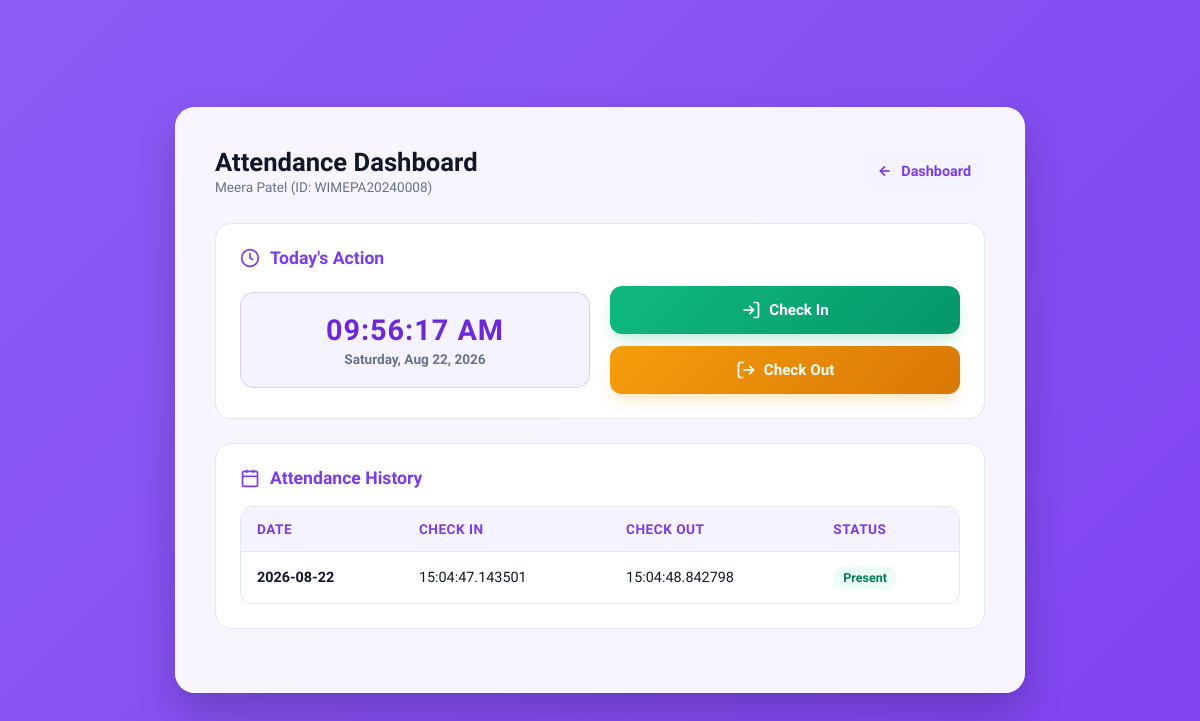
/attendance/WIMEPA20240008, run on the app's committed database.
### app.py (models this page shows)
class User(db.Model):
    id = db.Column(db.Integer, primary_key=True)
    company_name = db.Column(db.String(100), nullable=False)
    employee_id = db.Column(db.String(50), nullable=False, unique=True)
    name = db.Column(db.String(100), nullable=False)
    email = db.Column(db.String(120), nullable=False, unique=True)
    phone = db.Column(db.String(20), nullable=False)
    role = db.Column(db.String(20), nullable=False)  # employee / hr
    password = db.Column(db.String(255), nullable=False)

class Attendance(db.Model):
    id = db.Column(db.Integer, primary_key=True)
    user_id = db.Column(
        db.Integer,
        db.ForeignKey("user.id"),
        nullable=False
    )
    date = db.Column(
        db.Date,
        nullable=False
    )
    check_in = db.Column(db.Time)
    check_out = db.Column(db.Time)
    status = db.Column(
        db.String(20),
        nullable=False,
        default="Present"
    )

### app.py (the view)
@app.route("/attendance/<emp_id>")
def emp_attendance(emp_id):
    user = User.query.filter_by(
        employee_id=emp_id
    ).first()
    if not user:
        return "User not found"
    attendance = Attendance.query.filter_by(
        user_id=user.id
    ).order_by(
        Attendance.date.desc()
    ).all()
    return render_template(
        "attendance.html",
        user=user,
        attendance=attendance
    )

### templates/attendance.html (shortened to what this page needs)
<!DOCTYPE html>
<html lang="en">
<head>
</head>
<body>
    <div class="container">
        <div class="top-bar">
            <div class="page-title">
                <h1>Attendance Dashboard</h1>
                <p>{{ user.name }} (ID: {{ user.employee_id }})</p>
            </div>
            <a href="/user/{{ user.employee_id }}" class="back-link">
                <svg viewBox="0 0 24 24" fill="none" stroke="currentColor">
                    <line x1="19" y1="12" x2="5" y2="12"></line>
                    <polyline points="12 19 5 12 12 5"></polyline>
                </svg>
                Dashboard
            </a>
        </div>
        <div class="section-card">
            <div class="section-title">
                <svg viewBox="0 0 24 24" fill="none" stroke="currentColor">
                    <circle cx="12" cy="12" r="10"></circle>
                    <polyline points="12 6 12 12 16 14"></polyline>
                </svg>
                Today's Action
            </div>
            <div class="action-container">
                <div class="live-clock-card">
                    <div class="clock-time" id="live-time">00:00:00 AM</div>
                    <div class="clock-date" id="live-date">Loading date...</div>
                </div>
                <div class="button-group">
                    <form method="POST" action="/attendance/checkin/{{ user.employee_id }}">
                        <button type="submit" class="btn-action btn-checkin">
                            <svg width="20" height="20" viewBox="0 0 24 24" fill="none" stroke="currentColor" stroke-width="2">
                                <path d="M15 3h4a2 2 0 0 1 2 2v14a2 2 0 0 1-2 2h-4"></path>
                                <polyline points="10 17 15 12 10 7"></polyline>
                                <line x1="15" y1="12" x2="3" y2="12"></line>
                            </svg>
                            Check In
                        </button>
                    </form>
                    <form method="POST" action="/attendance/checkout/{{ user.employee_id }}">
                        <button type="submit" class="btn-action btn-checkout">
                            <svg width="20" height="20" viewBox="0 0 24 24" fill="none" stroke="currentColor" stroke-width="2">
                                <path d="M9 21H5a2 2 0 0 1-2-2V5a2 2 0 0 1 2-2h4"></path>
                                <polyline points="16 17 21 12 16 7"></polyline>
                                <line x1="21" y1="12" x2="9" y2="12"></line>
                            </svg>
                            Check Out
                        </button>
                    </form>
                </div>
            </div>
        </div>
        <div class="section-card">
            <div class="section-title">
                <svg viewBox="0 0 24 24" fill="none" stroke="currentColor">
                    <rect x="3" y="4" width="18" height="18" rx="2" ry="2"></rect>
                    <line x1="16" y1="2" x2="16" y2="6"></line>
                    <line x1="8" y1="2" x2="8" y2="6"></line>
                    <line x1="3" y1="10" x2="21" y2="10"></line>
                </svg>
                Attendance History
            </div>
            <div class="table-responsive">
                <table class="data-table">
                    <thead>
                        <tr>
                            <th>Date</th>
                            <th>Check In</th>
                            <th>Check Out</th>
                            <th>Status</th>
                        </tr>
                    </thead>
                    <tbody>
                        {% for record in attendance %}
                        <tr>
                            <td><strong>{{ record.date }}</strong></td>
                            <td>{{ record.check_in or "-" }}</td>
                            <td>{{ record.check_out or "-" }}</td>
                            <td>
                                {% if record.status|lower == 'present' %}
                                    <span class="status-badge status-present">{{ record.status }}</span>
                                {% elif record.status|lower == 'absent' %}
                                    <span class="status-badge status-absent">{{ record.status }}</span>
                                {% else %}
                                    <span class="status-badge status-default">{{ record.status }}</span>
                                {% endif %}
                            </td>
                        </tr>
                        {% else %}
                        <tr>
                            <td colspan="4" style="text-align: center; color: var(--text-muted); padding: 20px;">
                                No attendance records found.
                            </td>
                        </tr>
                        {% endfor %}
                    </tbody>
                </table>
            </div>
        </div>
    </div>
</body>
</html>

### templates/attendance.html (style rules this page uses)
:root { --primary: #7c3aed; --primary-hover: #6d28d9; --primary-light: #f5f3ff; --accent: #c084fc; --success: #10b981; --success-light: #ecfdf5; --warning: #f59e0b; --warning-light: #fffbeb; --bg-gradient: linear-gradient(-45deg, #4c1d95, #6d28d9, #7c3aed, #8b5cf6); --card-bg: rgba(255, 255, 255, 0.94); --text-dark: #0f172a; --text-muted: #64748b; --border: #e2e8f0; --radius: 20px; --transition: all 0.3s cubic-bezier(0.4, 0, 0.2, 1); }
* { box-sizing: border-box; margin: 0; padding: 0; font-family: 'Plus Jakarta Sans', sans-serif; }
body { background: var(--bg-gradient); background-size: 400% 400%; animation: gradientBG 15s ease infinite; color: var(--text-dark); display: flex; justify-content: center; align-items: center; min-height: 100vh; padding: 40px 15px; }
.container { background: var(--card-bg); backdrop-filter: blur(20px); -webkit-backdrop-filter: blur(20px); padding: 40px; border-radius: var(--radius); box-shadow: 0 20px 40px rgba(0, 0, 0, 0.2), 0 0 0 1px rgba(255, 255, 255, 0.4) inset; width: 100%; max-width: 850px; animation: slideUp 0.6s cubic-bezier(0.16, 1, 0.3, 1) forwards; }
.top-bar { display: flex; justify-content: space-between; align-items: center; margin-bottom: 28px; }
.page-title h1 { font-size: 1.6rem; font-weight: 700; color: var(--text-dark); }
.page-title p { font-size: 0.85rem; color: var(--text-muted); margin-top: 2px; }
.back-link { display: inline-flex; align-items: center; gap: 8px; color: var(--primary); text-decoration: none; font-weight: 600; font-size: 0.9rem; padding: 8px 14px; border-radius: 10px; background: var(--primary-light); transition: var(--transition); }
.back-link svg { width: 16px; height: 16px; stroke-width: 2.5; }
.section-card { background: #ffffff; border: 1.5px solid var(--border); border-radius: 16px; padding: 24px; margin-bottom: 24px; }
.section-title { font-size: 1.1rem; font-weight: 700; color: var(--primary); margin-bottom: 18px; display: flex; align-items: center; gap: 10px; }
.section-title svg { width: 20px; height: 20px; stroke-width: 2; }
.action-container { display: grid; grid-template-columns: 1fr 1fr; gap: 20px; align-items: center; }
.live-clock-card { background: var(--primary-light); border: 1.5px solid rgba(124, 58, 237, 0.2); border-radius: 14px; padding: 20px; text-align: center; }
.clock-time { font-size: 1.8rem; font-weight: 700; color: var(--primary-hover); letter-spacing: 1px; }
.clock-date { font-size: 0.85rem; font-weight: 600; color: var(--text-muted); margin-top: 4px; }
.button-group { display: flex; flex-direction: column; gap: 12px; }
.btn-action { width: 100%; padding: 14px; border: none; border-radius: 12px; font-size: 0.95rem; font-weight: 600; cursor: pointer; transition: var(--transition); display: flex; align-items: center; justify-content: center; gap: 8px; }
.btn-checkin { background: linear-gradient(135deg, var(--success), #059669); color: white; box-shadow: 0 8px 16px -4px rgba(16, 185, 129, 0.3); }
.btn-checkout { background: linear-gradient(135deg, var(--warning), #d97706); color: white; box-shadow: 0 8px 16px -4px rgba(245, 158, 11, 0.3); }
.table-responsive { width: 100%; overflow-x: auto; border-radius: 12px; border: 1px solid var(--border); }
.data-table { width: 100%; border-collapse: collapse; text-align: left; background: #ffffff; }
.data-table th { background: var(--primary-light); color: var(--primary); padding: 14px 16px; font-size: 0.85rem; font-weight: 700; text-transform: uppercase; letter-spacing: 0.5px; border-bottom: 1.5px solid var(--border); }
.data-table td { padding: 14px 16px; font-size: 0.9rem; color: var(--text-dark); border-bottom: 1px solid var(--border); }
.data-table tr:last-child td { border-bottom: none; }
.status-badge { display: inline-flex; align-items: center; padding: 4px 10px; border-radius: 20px; font-size: 0.78rem; font-weight: 600; text-transform: capitalize; }
.status-present { background: var(--success-light); color: #047857; }

### data on the page
User: name "Meera Patel", employee_id "WIMEPA20240008"
Attendance: date "2026-08-22", check_in "15:04:47.143501", check_out "15:04:48.842798", status "Present"
